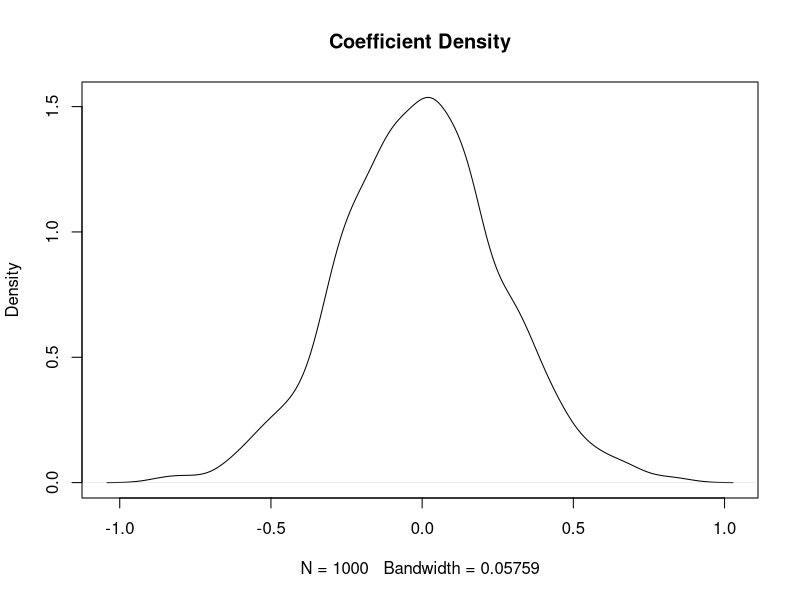
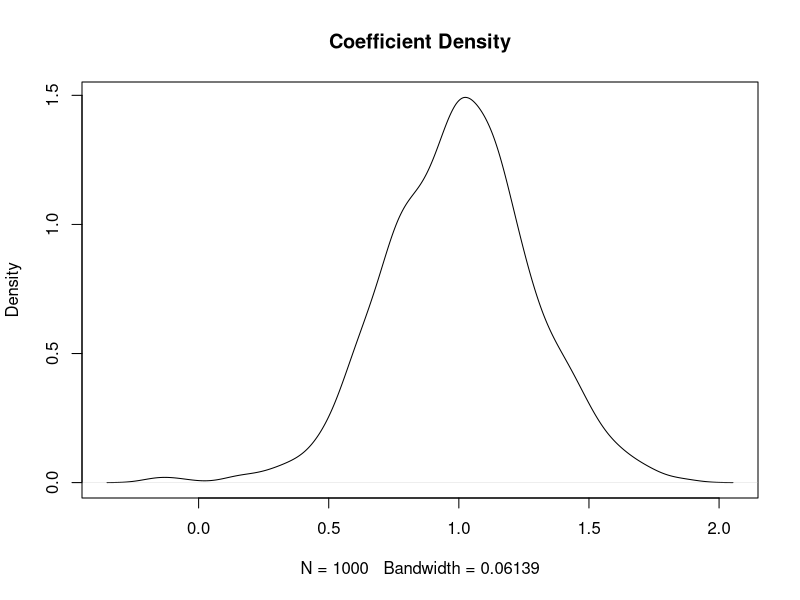
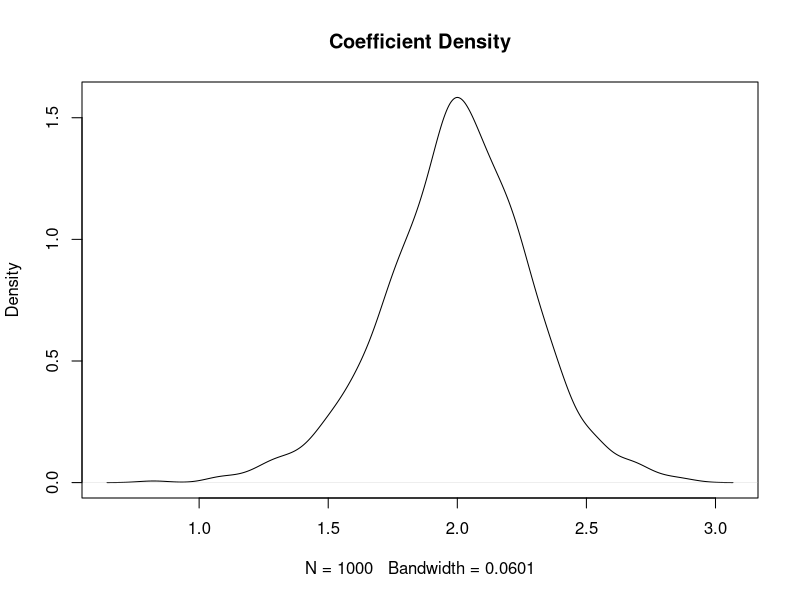
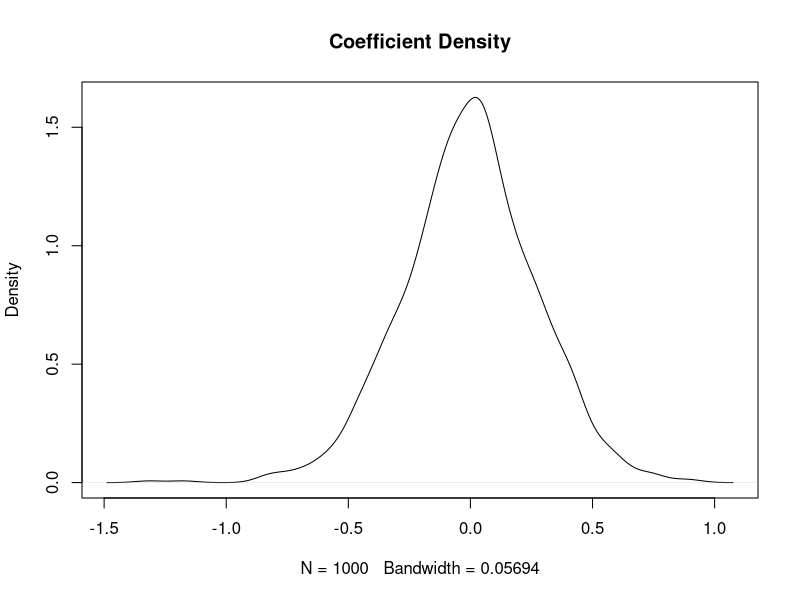
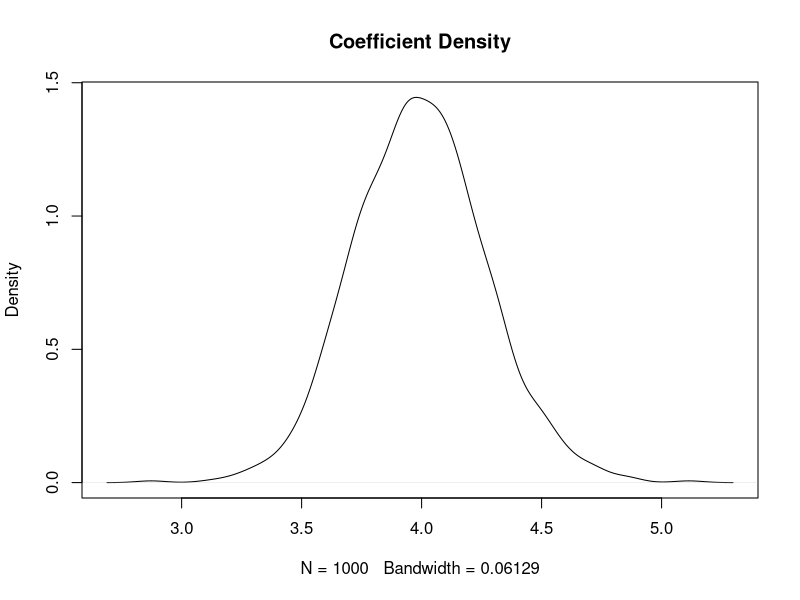
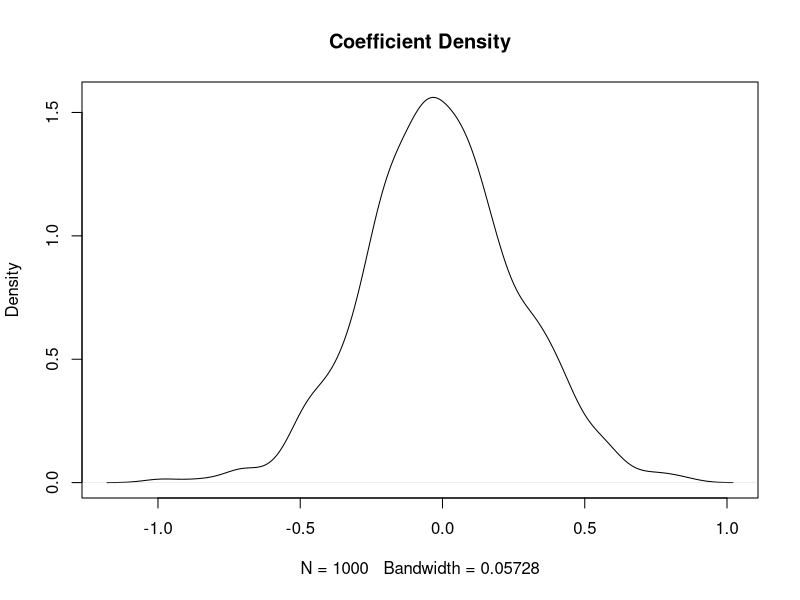

These charts were generated, in order, by the following R code:
##Problemset 3

###############Problem 1############
##Make 1000 datasets of 20 observations and 5 covariates
dat<-rnorm(20*5*1000) ##Make random data
dat.array<-array(dat, dim=c(20,5,1000)) ##Fill data into array
dim(dat.array) ##Verify dimensions

Beta <- matrix(c(1,2,0,4,0), ncol=1) ##vector of covariates

###############Problem 2############
##Create function that multiplies x beta and adds random noise. 
ymaker<-function(x){
  (x%*%Beta)+rnorm(20)
}
ymaker(dat.array[,,1]) ##Test function on one dataset

the.yvals<-apply(dat.array, MARGIN=3, FUN=ymaker) ##Apply to all
dim(the.yvals) ##Check dimensions. Success! 20x1000

##############Problem 3#############

########Function to use in laply below. Allows me to apply over an index
myfun<-function(i,x,y, coef=TRUE){
  reg1<-lm(y[,i]~x[,,i]) ##Runs regression on 
  if(coef==TRUE){return(unname(reg1$coef)) ##Returns coefs if coef==TRUE
    }else {return(unname(coef(summary(reg1))[,3]))} ##Returns tvals otherwise
}

##Return regression coefs in matrix
library(plyr)
regressions<-laply(1:1000, .fun=myfun, x=dat.array, y=the.yvals, coef=TRUE)
dim(regressions) ##Ensure correct dimensions

##Function for plotting coefficients
coefplotter<-function(x){
  plotdens<-function(x){
    plot(density(x), main="Coefficient Density")
  }
  apply(regressions, 2, plotdens) ##apply over the columns
}
par(mfrow=c(1,1)) ##Setting plot window
coefplotter(regressions) ##Note, It will produce all the plots, but you will 
##need to scroll through them or use par(mfrow=c(nr, nc)) to view all at once

##Return t-vals in matrix
tvals<-laply(1:1000, .fun=myfun, x=dat.array, y=the.yvals, coef=FALSE)

